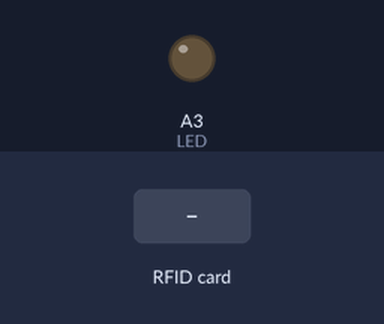
A sketch run on a simulated Arduino Uno, built with avr-gcc and run on an emulated ATmega328P. Parts: output pins drawn as LEDs (lit = HIGH). The test bench sets the inputs (shaded band). Pins used as bus, display or sensor lines are not drawn; what the sketch prints to the serial monitor is not drawn.

Above: at 1.2 s.
1.3 s: RFID card 5E 7A 19 C4 held to the reader
At 1.6 s:
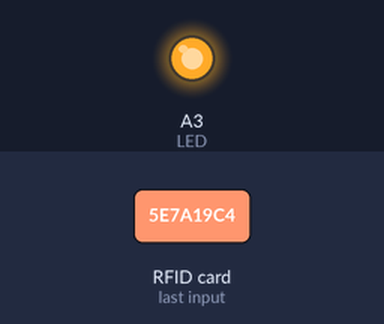
Timing chart, 0 to 4.3 s (numbered marks = the images above; inputs shaded):
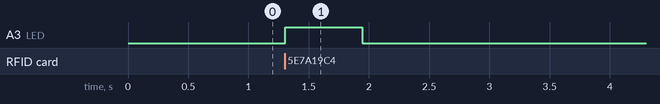

The sketch:

write_dump_uidc.ino
```cpp
#include <SPI.h>
#include <MFRC522.h>

#define RST_PIN 9
#define SS_PIN 10

#define LED A3

byte data[64][16] = {
  {0x72, 0xA4, 0x50, 0xC3, 0x45, 0x08, 0x04, 0x00, 0x62, 0x63, 0x64, 0x65, 0x66, 0x67, 0x68, 0x69},
  {0x00, 0x00, 0x00, 0x00, 0x00, 0x00, 0x00, 0x00, 0x00, 0x00, 0x00, 0x00, 0x00, 0x00, 0x00, 0x00},
  {0x00, 0x00, 0x00, 0x00, 0x00, 0x00, 0x00, 0x00, 0x00, 0x00, 0x00, 0x00, 0x00, 0x00, 0x00, 0x00},
  {0xAA, 0xAA, 0xAA, 0xAA, 0xAA, 0xAA, 0xFF, 0x07, 0x80, 0x69, 0xBB, 0xBB, 0xBB, 0xBB, 0xBB, 0xBB},
  {0x00, 0x00, 0x00, 0x00, 0x00, 0x00, 0x00, 0x00, 0x00, 0x00, 0x00, 0x00, 0x00, 0x00, 0x00, 0x00},
  {0x00, 0x00, 0x00, 0x00, 0x00, 0x00, 0x00, 0x00, 0x00, 0x00, 0x00, 0x00, 0x00, 0x00, 0x00, 0x00},
  {0x00, 0x00, 0x00, 0x00, 0x00, 0x00, 0x00, 0x00, 0x00, 0x00, 0x00, 0x00, 0x00, 0x00, 0x00, 0x00},
  {0xAA, 0xAA, 0xAA, 0xAA, 0xAA, 0xAA, 0xFF, 0x07, 0x80, 0x69, 0xBB, 0xBB, 0xBB, 0xBB, 0xBB, 0xBB},
  {0x00, 0x00, 0x00, 0x00, 0x00, 0x00, 0x00, 0x00, 0x00, 0x00, 0x00, 0x00, 0x00, 0x00, 0x00, 0x00},
  {0x00, 0x00, 0x00, 0x00, 0x00, 0x00, 0x00, 0x00, 0x00, 0x00, 0x00, 0x00, 0x00, 0x00, 0x00, 0x00},
  {0x00, 0x00, 0x00, 0x00, 0x00, 0x00, 0x00, 0x00, 0x00, 0x00, 0x00, 0x00, 0x00, 0x00, 0x00, 0x00},
  {0xAA, 0xAA, 0xAA, 0xAA, 0xAA, 0xAA, 0xFF, 0x07, 0x80, 0x69, 0xBB, 0xBB, 0xBB, 0xBB, 0xBB, 0xBB},
  {0x00, 0x00, 0x00, 0x00, 0x00, 0x00, 0x00, 0x00, 0x00, 0x00, 0x00, 0x00, 0x00, 0x00, 0x00, 0x00},
  {0x00, 0x00, 0x00, 0x00, 0x00, 0x00, 0x00, 0x00, 0x00, 0x00, 0x00, 0x00, 0x00, 0x00, 0x00, 0x00},
  {0x00, 0x00, 0x00, 0x00, 0x00, 0x00, 0x00, 0x00, 0x00, 0x00, 0x00, 0x00, 0x00, 0x00, 0x00, 0x00},
  {0xAA, 0xAA, 0xAA, 0xAA, 0xAA, 0xAA, 0xFF, 0x07, 0x80, 0x69, 0xBB, 0xBB, 0xBB, 0xBB, 0xBB, 0xBB},
  {0x00, 0x00, 0x00, 0x00, 0x00, 0x00, 0x00, 0x00, 0x00, 0x00, 0x00, 0x00, 0x00, 0x00, 0x00, 0x00},
  {0x00, 0x00, 0x00, 0x00, 0x00, 0x00, 0x00, 0x00, 0x00, 0x00, 0x00, 0x00, 0x00, 0x00, 0x00, 0x00},
  {0x00, 0x00, 0x00, 0x00, 0x00, 0x00, 0x00, 0x00, 0x00, 0x00, 0x00, 0x00, 0x00, 0x00, 0x00, 0x00},
  {0xAA, 0xAA, 0xAA, 0xAA, 0xAA, 0xAA, 0xFF, 0x07, 0x80, 0x69, 0xBB, 0xBB, 0xBB, 0xBB, 0xBB, 0xBB},
  {0x00, 0x00, 0x00, 0x00, 0x00, 0x00, 0x00, 0x00, 0x00, 0x00, 0x00, 0x00, 0x00, 0x00, 0x00, 0x00},
  {0x00, 0x00, 0x00, 0x00, 0x00, 0x00, 0x00, 0x00, 0x00, 0x00, 0x00, 0x00, 0x00, 0x00, 0x00, 0x00},
  {0x00, 0x00, 0x00, 0x00, 0x00, 0x00, 0x00, 0x00, 0x00, 0x00, 0x00, 0x00, 0x00, 0x00, 0x00, 0x00},
  {0xAA, 0xAA, 0xAA, 0xAA, 0xAA, 0xAA, 0xFF, 0x07, 0x80, 0x69, 0xBB, 0xBB, 0xBB, 0xBB, 0xBB, 0xBB},
  {0x00, 0x00, 0x00, 0x00, 0x00, 0x00, 0x00, 0x00, 0x00, 0x00, 0x00, 0x00, 0x00, 0x00, 0x00, 0x00},
  {0x00, 0x00, 0x00, 0x00, 0x00, 0x00, 0x00, 0x00, 0x00, 0x00, 0x00, 0x00, 0x00, 0x00, 0x00, 0x00},
  {0x00, 0x00, 0x00, 0x00, 0x00, 0x00, 0x00, 0x00, 0x00, 0x00, 0x00, 0x00, 0x00, 0x00, 0x00, 0x00},
  {0xAA, 0xAA, 0xAA, 0xAA, 0xAA, 0xAA, 0xFF, 0x07, 0x80, 0x69, 0xBB, 0xBB, 0xBB, 0xBB, 0xBB, 0xBB},
  {0x00, 0x00, 0x00, 0x00, 0x00, 0x00, 0x00, 0x00, 0x00, 0x00, 0x00, 0x00, 0x00, 0x00, 0x00, 0x00},
  {0x00, 0x00, 0x00, 0x00, 0x00, 0x00, 0x00, 0x00, 0x00, 0x00, 0x00, 0x00, 0x00, 0x00, 0x00, 0x00},
  {0x00, 0x00, 0x00, 0x00, 0x00, 0x00, 0x00, 0x00, 0x00, 0x00, 0x00, 0x00, 0x00, 0x00, 0x00, 0x00},
  {0xAA, 0xAA, 0xAA, 0xAA, 0xAA, 0xAA, 0xFF, 0x07, 0x80, 0x69, 0xBB, 0xBB, 0xBB, 0xBB, 0xBB, 0xBB},
  {0x00, 0x00, 0x00, 0x00, 0x00, 0x00, 0x00, 0x00, 0x00, 0x00, 0x00, 0x00, 0x00, 0x00, 0x00, 0x00},
  {0x00, 0x00, 0x00, 0x00, 0x00, 0x00, 0x00, 0x00, 0x00, 0x00, 0x00, 0x00, 0x00, 0x00, 0x00, 0x00},
  {0x00, 0x00, 0x00, 0x00, 0x00, 0x00, 0x00, 0x00, 0x00, 0x00, 0x00, 0x00, 0x00, 0x00, 0x00, 0x00},
  {0xAA, 0xAA, 0xAA, 0xAA, 0xAA, 0xAA, 0xFF, 0x07, 0x80, 0x69, 0xBB, 0xBB, 0xBB, 0xBB, 0xBB, 0xBB},
  {0x00, 0x00, 0x00, 0x00, 0x00, 0x00, 0x00, 0x00, 0x00, 0x00, 0x00, 0x00, 0x00, 0x00, 0x00, 0x00},
  {0x00, 0x00, 0x00, 0x00, 0x00, 0x00, 0x00, 0x00, 0x00, 0x00, 0x00, 0x00, 0x00, 0x00, 0x00, 0x00},
  {0x00, 0x00, 0x00, 0x00, 0x00, 0x00, 0x00, 0x00, 0x00, 0x00, 0x00, 0x00, 0x00, 0x00, 0x00, 0x00},
  {0xAA, 0xAA, 0xAA, 0xAA, 0xAA, 0xAA, 0xFF, 0x07, 0x80, 0x69, 0xBB, 0xBB, 0xBB, 0xBB, 0xBB, 0xBB},
  {0x00, 0x00, 0x00, 0x00, 0x00, 0x00, 0x00, 0x00, 0x00, 0x00, 0x00, 0x00, 0x00, 0x00, 0x00, 0x00},
  {0x00, 0x00, 0x00, 0x00, 0x00, 0x00, 0x00, 0x00, 0x00, 0x00, 0x00, 0x00, 0x00, 0x00, 0x00, 0x00},
  {0x00, 0x00, 0x00, 0x00, 0x00, 0x00, 0x00, 0x00, 0x00, 0x00, 0x00, 0x00, 0x00, 0x00, 0x00, 0x00},
  {0xAA, 0xAA, 0xAA, 0xAA, 0xAA, 0xAA, 0xFF, 0x07, 0x80, 0x69, 0xBB, 0xBB, 0xBB, 0xBB, 0xBB, 0xBB},
  {0x00, 0x00, 0x00, 0x00, 0x00, 0x00, 0x00, 0x00, 0x00, 0x00, 0x00, 0x00, 0x00, 0x00, 0x00, 0x00},
  {0x00, 0x00, 0x00, 0x00, 0x00, 0x00, 0x00, 0x00, 0x00, 0x00, 0x00, 0x00, 0x00, 0x00, 0x00, 0x00},
  {0x00, 0x00, 0x00, 0x00, 0x00, 0x00, 0x00, 0x00, 0x00, 0x00, 0x00, 0x00, 0x00, 0x00, 0x00, 0x00},
  {0xAA, 0xAA, 0xAA, 0xAA, 0xAA, 0xAA, 0xFF, 0x07, 0x80, 0x69, 0xBB, 0xBB, 0xBB, 0xBB, 0xBB, 0xBB},
  {0x00, 0x00, 0x00, 0x00, 0x00, 0x00, 0x00, 0x00, 0x00, 0x00, 0x00, 0x00, 0x00, 0x00, 0x00, 0x00},
  {0x00, 0x00, 0x00, 0x00, 0x00, 0x00, 0x00, 0x00, 0x00, 0x00, 0x00, 0x00, 0x00, 0x00, 0x00, 0x00},
  {0x00, 0x00, 0x00, 0x00, 0x00, 0x00, 0x00, 0x00, 0x00, 0x00, 0x00, 0x00, 0x00, 0x00, 0x00, 0x00},
  {0xAA, 0xAA, 0xAA, 0xAA, 0xAA, 0xAA, 0xFF, 0x07, 0x80, 0x69, 0xBB, 0xBB, 0xBB, 0xBB, 0xBB, 0xBB},
  {0x00, 0x00, 0x00, 0x00, 0x00, 0x00, 0x00, 0x00, 0x00, 0x00, 0x00, 0x00, 0x00, 0x00, 0x00, 0x00},
  {0x00, 0x00, 0x00, 0x00, 0x00, 0x00, 0x00, 0x00, 0x00, 0x00, 0x00, 0x00, 0x00, 0x00, 0x00, 0x00},
  {0x00, 0x00, 0x00, 0x00, 0x00, 0x00, 0x00, 0x00, 0x00, 0x00, 0x00, 0x00, 0x00, 0x00, 0x00, 0x00},
  {0xAA, 0xAA, 0xAA, 0xAA, 0xAA, 0xAA, 0xFF, 0x07, 0x80, 0x69, 0xBB, 0xBB, 0xBB, 0xBB, 0xBB, 0xBB},
  {0x00, 0x00, 0x00, 0x00, 0x00, 0x00, 0x00, 0x00, 0x00, 0x00, 0x00, 0x00, 0x00, 0x00, 0x00, 0x00},
  {0x00, 0x00, 0x00, 0x00, 0x00, 0x00, 0x00, 0x00, 0x00, 0x00, 0x00, 0x00, 0x00, 0x00, 0x00, 0x00},
  {0x00, 0x00, 0x00, 0x00, 0x00, 0x00, 0x00, 0x00, 0x00, 0x00, 0x00, 0x00, 0x00, 0x00, 0x00, 0x00},
  {0xAA, 0xAA, 0xAA, 0xAA, 0xAA, 0xAA, 0xFF, 0x07, 0x80, 0x69, 0xBB, 0xBB, 0xBB, 0xBB, 0xBB, 0xBB},
  {0x00, 0x00, 0x00, 0x00, 0x00, 0x00, 0x00, 0x00, 0x00, 0x00, 0x00, 0x00, 0x00, 0x00, 0x00, 0x00},
  {0x00, 0x00, 0x00, 0x00, 0x00, 0x00, 0x00, 0x00, 0x00, 0x00, 0x00, 0x00, 0x00, 0x00, 0x00, 0x00},
  {0x00, 0x00, 0x00, 0x00, 0x00, 0x00, 0x00, 0x00, 0x00, 0x00, 0x00, 0x00, 0x00, 0x00, 0x00, 0x00},
  {0xAA, 0xAA, 0xAA, 0xAA, 0xAA, 0xAA, 0xFF, 0x07, 0x80, 0x69, 0xBB, 0xBB, 0xBB, 0xBB, 0xBB, 0xBB}
};

MFRC522 mfrc522(SS_PIN, RST_PIN);

void setup() {
  pinMode(LED, OUTPUT);
  digitalWrite(LED, LOW);

  SPI.begin();
  mfrc522.PCD_Init();

  Serial.begin(115200);
}

void loop() {
  if (mfrc522.PICC_IsNewCardPresent()) {
    digitalWrite(LED, HIGH);
    mfrc522.MIFARE_OpenUidBackdoor(false);

    for (byte block = 0; block < 64; block++) {
      mfrc522.MIFARE_Write(block, data[block], 16);
      delay(10);
    }

    digitalWrite(LED, LOW);
    Serial.println("written.");
    delay(2000);
  }
}
```

Measured:
- after the input at 1.3 s, A3 (LED): LOW → HIGH at once, → LOW 0.64 s later
